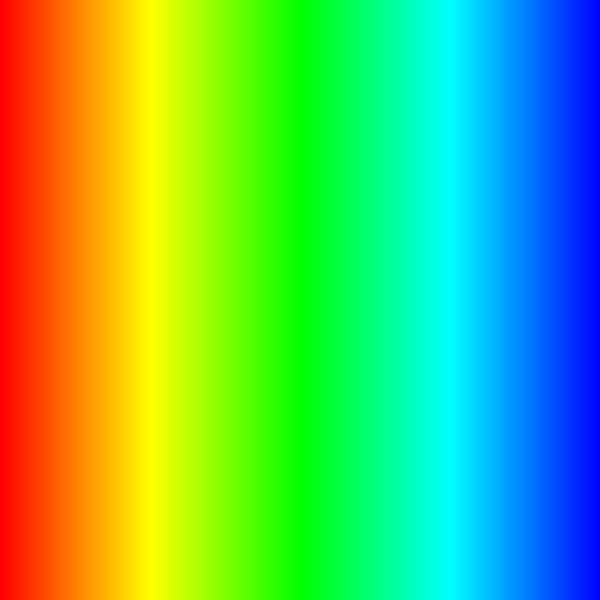
Frame 1 (no input)
Frame 60 (the mouse pressed at the canvas centre just before this capture): identical to frame 1, image omitted
Frame 120 (the mouse held since frame 60 and released just before this capture): identical to frame 1, image omitted

The Processing sketch that drew this single still picture (run headless with seeded random() and noise(); from frame 60 on, the mouse is pressed at the canvas centre):

// Processing sketch: gradient_hsb
// ── gradient_hsb.pde
// 赤→青色のグラデーションを描く (HSB)

void setup() {
  size(600, 600);

  // 色モードHSBに変更
  // Hの最大値を360に
  // Sの最大値を100に
  // Bの最大値を100に
  colorMode(HSB, 360, 100, 100);

  background(255);
  noStroke();

  // X座標を 0 ~ width で繰り返す
  for (int x = 0; x < width; x++) {
    // X座標を色に反映
    // x が 0     のとき、赤 H:   0, S: 100, B: 100
    // x が width のとき、青 H: 240, S: 100, B: 100
    // となるようにしたい
    // となるようにしたい
    fill(
      // x が 0 → width まで変化するのを、 0 → 240 に変換
      map(x, 0, width, 0, 240),
      100,
      100
    );
    rect(
      x, 0,
      1, height
    );
  }
}

void draw() {
}
